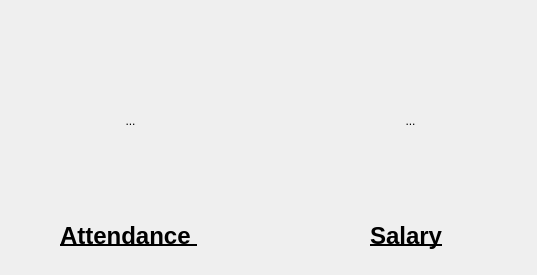
<?xml version="1.0" encoding="UTF-8"?>
<ui version="4.0">
 <class>ChartsWindow</class>
 <widget class="QMainWindow" name="ChartsWindow">
  <property name="geometry">
   <rect>
    <x>0</x>
    <y>0</y>
    <width>537</width>
    <height>275</height>
   </rect>
  </property>
  <property name="minimumSize">
   <size>
    <width>537</width>
    <height>275</height>
   </size>
  </property>
  <property name="maximumSize">
   <size>
    <width>537</width>
    <height>275</height>
   </size>
  </property>
  <property name="windowTitle">
   <string>Graphs</string>
  </property>
  <property name="windowIcon">
   <iconset>
    <normaloff>../icons/favicon.png</normaloff>../icons/favicon.png</iconset>
  </property>
  <widget class="QWidget" name="centralwidget">
   <widget class="QToolButton" name="toolButton_attendance">
    <property name="geometry">
     <rect>
      <x>20</x>
      <y>10</y>
      <width>221</width>
      <height>221</height>
     </rect>
    </property>
    <property name="focusPolicy">
     <enum>Qt::NoFocus</enum>
    </property>
    <property name="styleSheet">
     <string notr="true">QToolButton{border: None}</string>
    </property>
    <property name="text">
     <string>...</string>
    </property>
    <property name="icon">
     <iconset>
      <normaloff>../icons/function_graphic-512.png</normaloff>../icons/function_graphic-512.png</iconset>
    </property>
    <property name="iconSize">
     <size>
      <width>200</width>
      <height>200</height>
     </size>
    </property>
   </widget>
   <widget class="QToolButton" name="toolButton_salary">
    <property name="geometry">
     <rect>
      <x>300</x>
      <y>10</y>
      <width>221</width>
      <height>221</height>
     </rect>
    </property>
    <property name="focusPolicy">
     <enum>Qt::NoFocus</enum>
    </property>
    <property name="styleSheet">
     <string notr="true">QToolButton{border: None}</string>
    </property>
    <property name="text">
     <string>...</string>
    </property>
    <property name="icon">
     <iconset>
      <normaloff>../icons/barbar.png</normaloff>../icons/barbar.png</iconset>
    </property>
    <property name="iconSize">
     <size>
      <width>200</width>
      <height>200</height>
     </size>
    </property>
   </widget>
   <widget class="QLabel" name="label">
    <property name="geometry">
     <rect>
      <x>60</x>
      <y>220</y>
      <width>141</width>
      <height>31</height>
     </rect>
    </property>
    <property name="font">
     <font>
      <family>Arial</family>
      <pointsize>18</pointsize>
      <weight>75</weight>
      <bold>true</bold>
      <underline>true</underline>
     </font>
    </property>
    <property name="text">
     <string>Attendance </string>
    </property>
   </widget>
   <widget class="QLabel" name="label_2">
    <property name="geometry">
     <rect>
      <x>370</x>
      <y>220</y>
      <width>81</width>
      <height>31</height>
     </rect>
    </property>
    <property name="font">
     <font>
      <family>Arial</family>
      <pointsize>18</pointsize>
      <weight>75</weight>
      <bold>true</bold>
      <underline>true</underline>
     </font>
    </property>
    <property name="text">
     <string>Salary</string>
    </property>
   </widget>
  </widget>
 </widget>
 <resources/>
 <connections/>
</ui>
